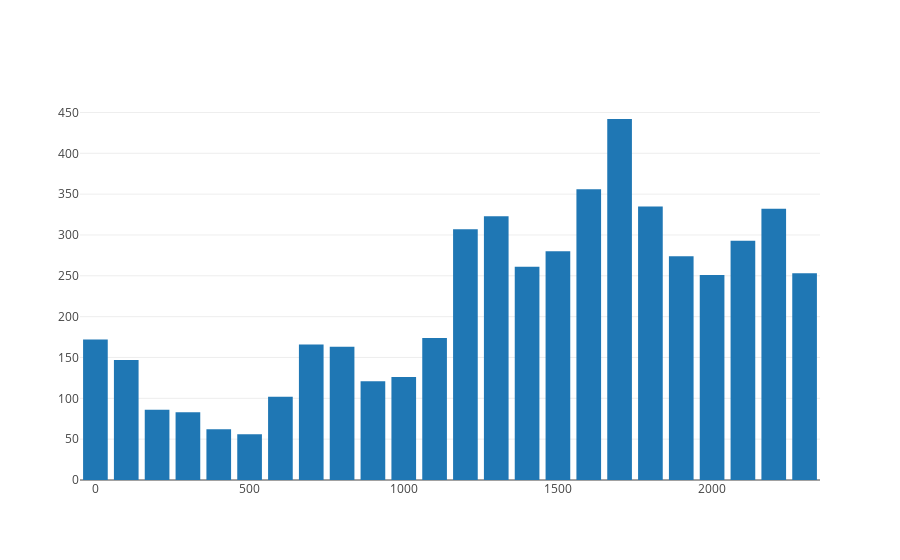

Notebook code for this chart:
### Code cell
data = [trace10]
layout = go.Layout(
    barmode='stack'
)

fig = go.Figure(data=data, layout=layout)
py.offline.iplot(fig)

### Figure 1 — Plotly figure (JSON) as saved in the notebook; plotly's stock layout.template omitted (floating-point values rounded to 4 significant figures)
{"data": [{"name": "Accidents by Hour on May 16, 2018", "type": "bar", "uid": "9bc98e1d-c08a-4379-9026-d5610b323008", "x": ["0000", "0100", "0200", "0300", "0400", "0500", "0600", "0700", "0800", "0900", "1000", "1100", "1200", "1300", "1400", "1500", "1600", "1700", "1800", "1900", "2000", "2100", "2200", "2300"], "y": [172, 147, 86, 83, 62, 56, 102, 166, 163, 121, 126, 174, 307, 323, 261, 280, 356, 442, 335, 274, 251, 293, 332, 253]}], "layout": {"barmode": "stack"}}
